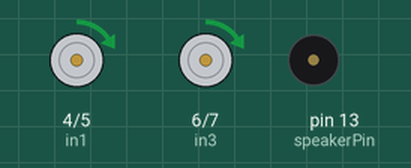
Recording of a sketch running on a simulated Arduino Uno, built with avr-gcc and run on an emulated ATmega328P. On the bench: motor-driver pin pairs drawn as motors (green arrow = first pin HIGH = forward, orange = second pin HIGH = backward, longer = more drive, scaled by the enable pin), buzzer (waves = sounding).

Above: at 0.15 s.
At 12.63 s:
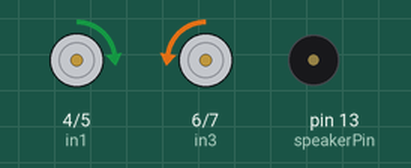
At 23.62 s:
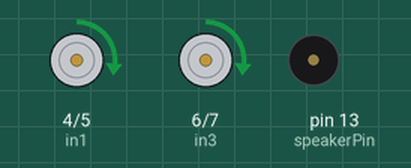
At 31.9 s:
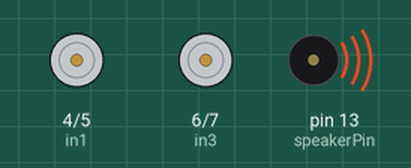
Timing chart, 0 to 40.0 s (numbered marks = the images above):
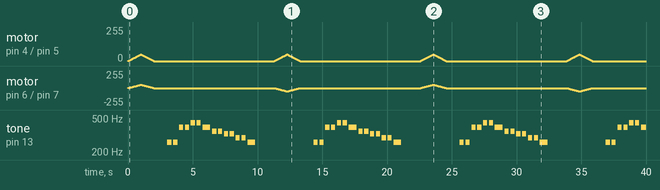

The sketch:

Mobil_Melody.ino
```cpp
//motor 1
#define enA 9 //kiri
#define in1 4 //kiri maju
#define in2 5 //kiri mundur

//motor 2
#define enB 10 //kanan
#define in3 6 //kanan maju
#define in4 7 //kanan mundur

int speakerPin = 13;

int length = 15; // the number of notes
char notes[] = "ccggaagffeeddc "; // a space represents a rest
int beats[] = { 1, 1, 1, 1, 1, 1, 2, 1, 1, 1, 1, 1, 1, 2, 4 };
int tempo = 300;

void playTone(int tone, int duration) {
  for (long i = 0; i < duration * 1000L; i += tone * 2) {
    digitalWrite(speakerPin, HIGH);
    delayMicroseconds(tone);
    digitalWrite(speakerPin, LOW);
    delayMicroseconds(tone);
  }
}

void playNote(char note, int duration) {
  char names[] = { 'c', 'd', 'e', 'f', 'g', 'a', 'b', 'C' };
  int tones[] = { 1915, 1700, 1519, 1432, 1275, 1136, 1014, 956 };

  // play the tone corresponding to the note name
  for (int i = 0; i < 8; i++) {
    if (names[i] == note) {
      playTone(tones[i], duration);
    }
  }
}

void setup(){
  // set all the motor control pins to outputs
  pinMode(enA, OUTPUT); //kiri
  pinMode(enB, OUTPUT); //kanan
  pinMode(in1, OUTPUT); //kiri maju
  pinMode(in2, OUTPUT); //kiri mundur
  pinMode(in3, OUTPUT); //kanan maju
  pinMode(in4, OUTPUT); //kanan mundur
  pinMode(speakerPin, OUTPUT); //buzzer
}

void demoOne(){
  //mundur kebelakang
  digitalWrite(in1, HIGH); //kiri maju
  digitalWrite(in2, LOW); //kiri mundur mati
  digitalWrite(in3, HIGH); //kanan maju
  digitalWrite(in4, LOW); //kanan mundur mati

  for (int i = 0; i < 50; i++) {
    analogWrite(enA, i); //speed motor kiri
    analogWrite(enB, i); //speed motor kanan
    delay(20); //jeda 20 ms
  }

  for (int i = 50; i > 0; i--) {
    analogWrite(enA, i); //speed motor kiri
    analogWrite(enB, i); //speed motor kanan
    delay(20); //jeda 20 ms
  }

  //kiri kanan mati semua
  digitalWrite(in1, LOW);
  digitalWrite(in2, LOW);
  digitalWrite(in3, LOW);
  digitalWrite(in4, LOW);
}

void demoTwo(){
  //Belok Kanan
  digitalWrite(in1, HIGH); //kiri maju
  digitalWrite(in2, LOW); //kiri mundur mati
  digitalWrite(in3, LOW); //kanan maju mati
  digitalWrite(in4, HIGH); //kanan mundur

  for (int i = 0; i < 50; i++) {
    analogWrite(enA, i); //speed motor kiri
    analogWrite(enB, i); //speed motor kanan
    delay(20); //jeda 20 ms
  }

  for (int i = 50; i > 0; --i){
    analogWrite(enA, i); //speed motor kiri
    analogWrite(enB, i); //speed motor kanan
    delay(20); //jeda 20 ms
  }

  //kiri kanan mati semua
  digitalWrite(in1, LOW);
  digitalWrite(in2, LOW);
  digitalWrite(in3, LOW);
  digitalWrite(in4, LOW);
}

void demoThree(){
  //maju kedepan
  digitalWrite(in1, LOW); //kiri maju
  digitalWrite(in2, HIGH); //kiri mundur mati
  digitalWrite(in3, LOW); //kanan maju
  digitalWrite(in4, HIGH); //kanan mundur mati

  for (int i = 0; i < 50; i++) {
    analogWrite(enA, i); //speed motor kiri
    analogWrite(enB, i); //speed motor kanan
    delay(20); //jeda 20 ms
  }

  for (int i = 50; i > 0; i--) {
    analogWrite(enA, i); //speed motor kiri
    analogWrite(enB, i); //speed motor kanan
    delay(20); //jeda 20 ms
  }

  //kiri kanan mati semua
  digitalWrite(in1, LOW);
  digitalWrite(in2, LOW);
  digitalWrite(in3, LOW);
  digitalWrite(in4, LOW);
}

void demoFour(){
  //Belok Kiri
  digitalWrite(in1, LOW); //kiri maju mati
  digitalWrite(in2, HIGH); //kiri mundur
  digitalWrite(in3, HIGH); //kanan maju
  digitalWrite(in4, LOW); //kanan mundur mati

  for (int i = 0; i < 50; i++) {
    analogWrite(enA, i); //speed motor kiri
    analogWrite(enB, i); //speed motor kanan
    delay(20); //jeda 20 ms
  }

  for (int i = 50; i > 0; --i){
    analogWrite(enA, i); //speed motor kiri
    analogWrite(enB, i); //speed motor kanan
    delay(20); //jeda 20 ms
  }

  //kiri kanan mati semua
  digitalWrite(in1, LOW);
  digitalWrite(in2, LOW);
  digitalWrite(in3, LOW);
  digitalWrite(in4, LOW);
}

void melody(){
  for (int i = 0; i < length; i++) {
    if (notes[i] == ' ') {
      delay(beats[i] * tempo); // rest
    } else {
      playNote(notes[i], beats[i] * tempo);
    }

    // pause between notes
    delay(tempo / 2);
  }
}

void loop(){
  for (int i = 0; i < 2; i++) {
    if(i<5){
      demoOne();
      delay(1000);
      melody();

      demoTwo();
      delay(1000);
      melody();

      demoOne();
      delay(1000);
      melody();

      demoTwo();
      delay(1000);
      melody();

      demoThree();
      delay(1000);
      melody();

      demoFour();
      delay(1000);
      melody();

      demoThree();
      delay(1000);
      melody();

      demoFour();
      delay(1000);
      melody();
    }
    else{
      digitalWrite(in1, LOW);
      digitalWrite(in2, LOW);
      digitalWrite(in3, LOW);
      digitalWrite(in4, LOW);
    }
  }
}
```

Measured:
- by itself, tone on pin 13 (speakerPin): plays 261 Hz for 0.32 s, 261 Hz for 0.32 s, 391 Hz for 0.32 s, 391 Hz for 0.32 s, 439 Hz for 0.32 s, 439 Hz for 0.32 s … (49 notes in this stretch)
